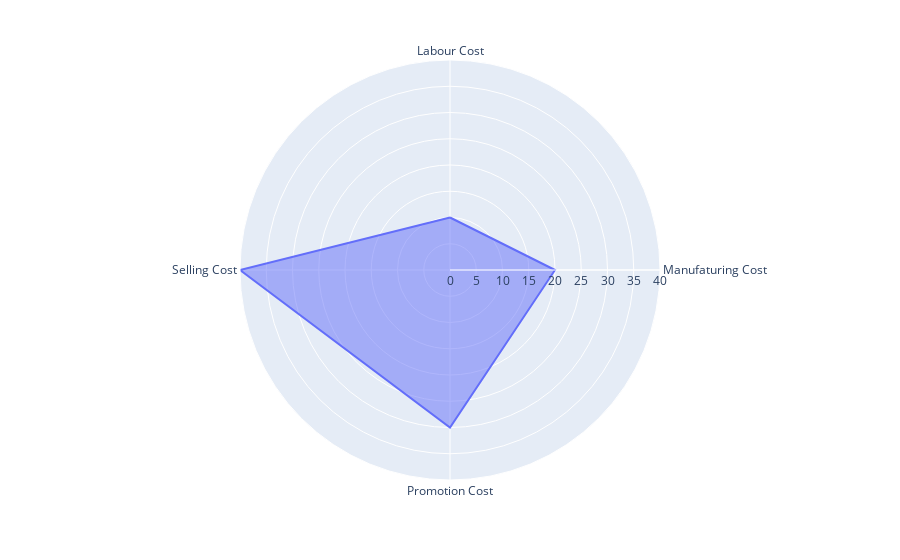

Notebook cell for this chart:
### Code cell
data = pd.DataFrame(dict(keys=[10, 20, 30, 40],
                         values=["Labour Cost", "Manufaturing Cost", "Promotion Cost", "Selling Cost"]))
figure = px.line_polar(data, r='keys', theta='values', line_close=True)
figure.update_traces(fill="toself")
figure.show()

### Figure 1 — Plotly figure (JSON) as saved in the notebook; plotly's stock layout.template omitted (floating-point values rounded to 4 significant figures)
{"data": [{"fill": "toself", "hovertemplate": "keys=%{r}<br>values=%{theta}<extra></extra>", "legendgroup": "", "line": {"color": "#636efa", "dash": "solid"}, "marker": {"symbol": "circle"}, "mode": "lines", "name": "", "r": [10, 20, 30, 40, 10], "showlegend": false, "subplot": "polar", "theta": ["Labour Cost", "Manufaturing Cost", "Promotion Cost", "Selling Cost", "Labour Cost"], "type": "scatterpolar"}], "layout": {"legend": {"tracegroupgap": 0}, "margin": {"t": 60}, "polar": {"angularaxis": {"direction": "clockwise", "rotation": 90}, "domain": {"x": [0, 1], "y": [0, 1]}}}}
